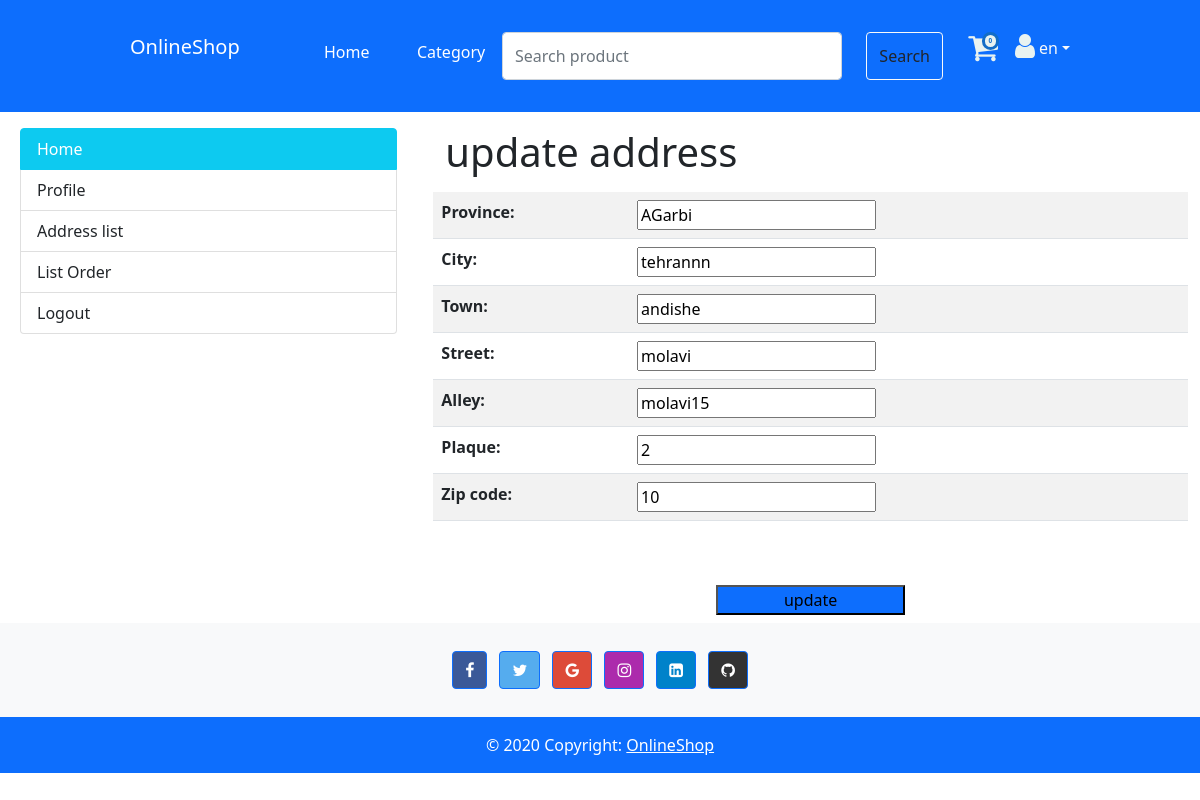
The app's page /en/customer/Address_update/4 with its own data.
### customer/models.py (models this page shows, shortened)
class Address(BaseModel):
    province = models.CharField(max_length=20, null=False)
    city = models.CharField(max_length=20, null=False)
    town = models.CharField(max_length=20, null=False)
    street = models.CharField(max_length=20, null=False)
    alley = models.CharField(max_length=20, null=False)
    Plaque = models.IntegerField(unique=True, null=False)
    zip_code = models.IntegerField(unique=True, null=False)
    customer = models.ForeignKey('Customer', on_delete=models.RESTRICT,null=True,blank=True)
    class Meta:
        verbose_name = _('Address')
        verbose_name_plural = _('Addresses')

### customer/views.py (the view)
# urls.py: path('Address_update/<int:pk>', AddressUpdateView.as_view(), name='Address_update'),
class AddressUpdateView(UpdateView):
    model = Address
    fields = ['province', 'city', 'town', 'street', 'alley', 'Plaque', 'zip_code']
    template_name = 'landing/customer/Address_update.html'
    success_url = reverse_lazy('customer:Address_list')

### core/manager.py (called while the page is built)
    def get_queryset(self):
        return super().get_queryset().filter(is_deleted=False)

### templates/landing/customer/Address_update.html (shortened to what this page needs)
{% extends "landing/public/profile.html" %}
{% load i18n %}
{% block profile %}
        <div class="container mt-10 justify-content-center">
        <h1 class="mr-30"> update address</h1>
        <form action="" method="post">
            <div class="row mt-3 justify-content-center">
                <table class="table table-striped">
                    {{ form.as_table }}
                </table>
                <input class="bg-primary w-25 h-50 mt-5 mb-2" type="submit" value="update">
            </div>
        </form>
    </div>
{% endblock %}

### records on screen
Address: province "AGarbi", city "tehrannn", town "andishe", street "molavi", alley "molavi15", Plaque "2", zip_code "10"

### other values on screen
{{ CUREENT_LANG }} "en"
